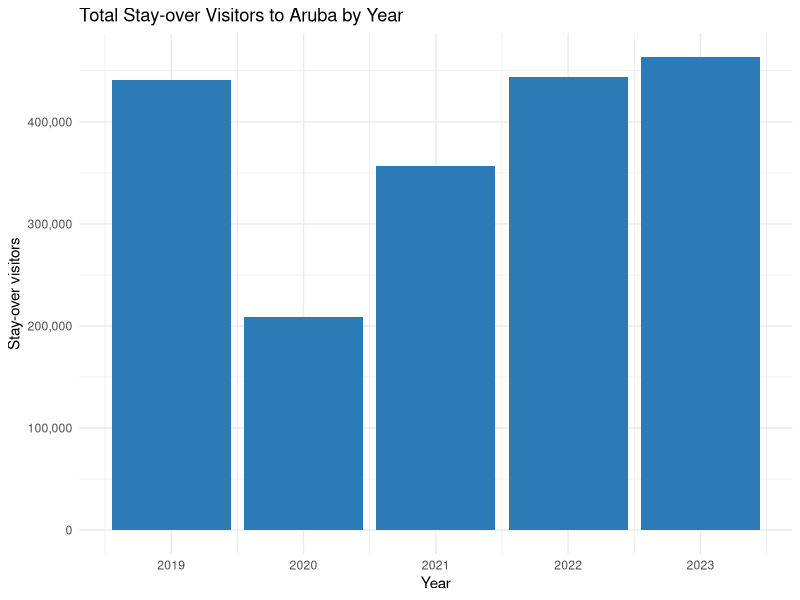

Generate this figure with R:
## ---- chunk 1
library(tidyverse)
visitors <- read_csv("data/aruba_visitors.csv")
## ---- chunk 2
visitors <- read_csv("data/aruba_visitors.csv")

annual_summary <- visitors |>
  group_by(year) |>
  summarise(
    total_stayover = sum(visitors_stayover),
    total_cruise = sum(visitors_cruise),
    avg_spending = round(mean(avg_spending_usd), 0),
    avg_satisfaction = round(mean(satisfaction_score), 1)
  )

knitr::kable(annual_summary, col.names = c(
  "Year", "Stay-over Visitors", "Cruise Visitors",
  "Avg Spending (USD)", "Avg Satisfaction"
))
## ---- chunk 3
visitors <- read_csv("data/aruba_visitors.csv")

annual_stayover <- visitors |>
  group_by(year) |>
  summarise(total_stayover = sum(visitors_stayover))

ggplot(annual_stayover, aes(x = year, y = total_stayover)) +
  geom_col(fill = "#2c7bb6") +
  scale_y_continuous(labels = scales::comma) +
  labs(
    title = "Total Stay-over Visitors to Aruba by Year",
    x = "Year",
    y = "Stay-over visitors"
  ) +
  theme_minimal()
## ---- chunk 4
visitors <- read_csv("data/aruba_visitors.csv")

annual_stayover <- visitors |>
  group_by(year) |>
  summarise(total_stayover = sum(visitors_stayover))

best_year <- annual_stayover |> filter(total_stayover == max(total_stayover))
worst_year <- annual_stayover |> filter(total_stayover == min(total_stayover))
